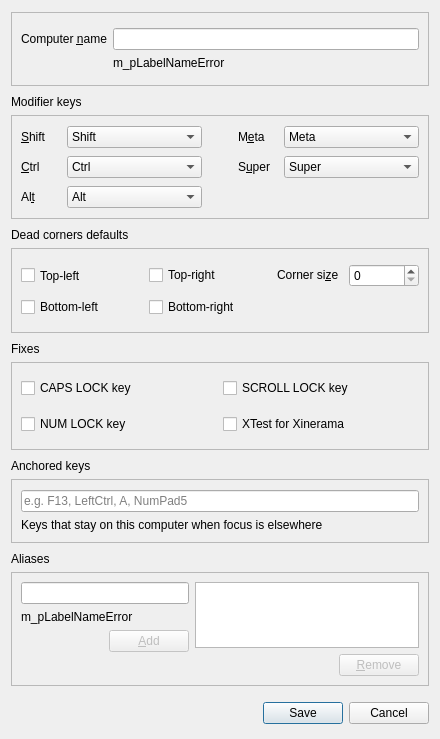
<?xml version="1.0" encoding="UTF-8"?>
<ui version="4.0">
 <class>ScreenSettingsDialogBase</class>
 <widget class="QDialog" name="ScreenSettingsDialogBase">
  <property name="geometry">
   <rect>
    <x>0</x>
    <y>0</y>
    <width>440</width>
    <height>739</height>
   </rect>
  </property>
  <property name="sizePolicy">
   <sizepolicy hsizetype="Preferred" vsizetype="Expanding">
    <horstretch>0</horstretch>
    <verstretch>1</verstretch>
   </sizepolicy>
  </property>
  <property name="minimumSize">
   <size>
    <width>400</width>
    <height>620</height>
   </size>
  </property>
  <property name="windowTitle">
   <string>Computer settings</string>
  </property>
  <layout class="QVBoxLayout">
   <property name="spacing">
    <number>6</number>
   </property>
   <property name="leftMargin">
    <number>11</number>
   </property>
   <property name="topMargin">
    <number>12</number>
   </property>
   <property name="rightMargin">
    <number>11</number>
   </property>
   <property name="bottomMargin">
    <number>15</number>
   </property>
   <item>
    <widget class="QFrame" name="groupBox">
     <property name="frameShape">
      <enum>QFrame::StyledPanel</enum>
     </property>
     <property name="frameShadow">
      <enum>QFrame::Raised</enum>
     </property>
     <layout class="QGridLayout" name="gridLayout_4">
      <property name="topMargin">
       <number>15</number>
      </property>
      <property name="bottomMargin">
       <number>15</number>
      </property>
      <item row="0" column="0">
       <widget class="QLabel" name="label_7">
        <property name="sizePolicy">
         <sizepolicy hsizetype="Preferred" vsizetype="Fixed">
          <horstretch>0</horstretch>
          <verstretch>0</verstretch>
         </sizepolicy>
        </property>
        <property name="text">
         <string>Computer &amp;name</string>
        </property>
        <property name="buddy">
         <cstring>m_pLineEditName</cstring>
        </property>
       </widget>
      </item>
      <item row="0" column="1">
       <widget class="QLineEdit" name="m_pLineEditName">
        <property name="sizePolicy">
         <sizepolicy hsizetype="Expanding" vsizetype="Fixed">
          <horstretch>0</horstretch>
          <verstretch>0</verstretch>
         </sizepolicy>
        </property>
        <property name="maxLength">
         <number>255</number>
        </property>
       </widget>
      </item>
      <item row="1" column="1">
       <widget class="QLabel" name="m_pLabelNameError">
        <property name="sizePolicy">
         <sizepolicy hsizetype="Preferred" vsizetype="Fixed">
          <horstretch>0</horstretch>
          <verstretch>0</verstretch>
         </sizepolicy>
        </property>
        <property name="minimumSize">
         <size>
          <width>0</width>
          <height>0</height>
         </size>
        </property>
        <property name="text">
         <string>m_pLabelNameError</string>
        </property>
        <property name="alignment">
         <set>Qt::AlignLeading|Qt::AlignLeft|Qt::AlignVCenter</set>
        </property>
       </widget>
      </item>
     </layout>
    </widget>
   </item>
   <item>
    <spacer name="verticalSpacer_2">
     <property name="orientation">
      <enum>Qt::Vertical</enum>
     </property>
     <property name="sizeType">
      <enum>QSizePolicy::Fixed</enum>
     </property>
     <property name="sizeHint" stdset="0">
      <size>
       <width>20</width>
       <height>3</height>
      </size>
     </property>
    </spacer>
   </item>
   <item>
    <widget class="QLabel" name="m_pLlabelModifierKeys">
     <property name="sizePolicy">
      <sizepolicy hsizetype="Preferred" vsizetype="Fixed">
       <horstretch>0</horstretch>
       <verstretch>0</verstretch>
      </sizepolicy>
     </property>
     <property name="text">
      <string>Modifier keys</string>
     </property>
    </widget>
   </item>
   <item>
    <widget class="QFrame" name="m_pGroupModifiers">
     <property name="frameShape">
      <enum>QFrame::StyledPanel</enum>
     </property>
     <property name="frameShadow">
      <enum>QFrame::Raised</enum>
     </property>
     <layout class="QGridLayout" name="gridLayout">
      <property name="topMargin">
       <number>10</number>
      </property>
      <property name="bottomMargin">
       <number>10</number>
      </property>
      <property name="verticalSpacing">
       <number>8</number>
      </property>
      <item row="0" column="4">
       <widget class="QLabel" name="label_5">
        <property name="maximumSize">
         <size>
          <width>40</width>
          <height>16777215</height>
         </size>
        </property>
        <property name="text">
         <string>M&amp;eta</string>
        </property>
        <property name="buddy">
         <cstring>m_pComboBoxMeta</cstring>
        </property>
       </widget>
      </item>
      <item row="0" column="1">
       <widget class="QComboBox" name="m_pComboBoxShift">
        <item>
         <property name="text">
          <string>Shift</string>
         </property>
        </item>
        <item>
         <property name="text">
          <string>Ctrl</string>
         </property>
        </item>
        <item>
         <property name="text">
          <string>Alt</string>
         </property>
        </item>
        <item>
         <property name="text">
          <string>Meta</string>
         </property>
        </item>
        <item>
         <property name="text">
          <string>Super</string>
         </property>
        </item>
        <item>
         <property name="text">
          <string>None</string>
         </property>
        </item>
       </widget>
      </item>
      <item row="1" column="1">
       <widget class="QComboBox" name="m_pComboBoxCtrl">
        <property name="currentIndex">
         <number>1</number>
        </property>
        <item>
         <property name="text">
          <string>Shift</string>
         </property>
        </item>
        <item>
         <property name="text">
          <string>Ctrl</string>
         </property>
        </item>
        <item>
         <property name="text">
          <string>Alt</string>
         </property>
        </item>
        <item>
         <property name="text">
          <string>Meta</string>
         </property>
        </item>
        <item>
         <property name="text">
          <string>Super</string>
         </property>
        </item>
        <item>
         <property name="text">
          <string>None</string>
         </property>
        </item>
       </widget>
      </item>
      <item row="2" column="0">
       <widget class="QLabel" name="label_4">
        <property name="text">
         <string>Al&amp;t</string>
        </property>
        <property name="buddy">
         <cstring>m_pComboBoxAlt</cstring>
        </property>
       </widget>
      </item>
      <item row="0" column="3">
       <spacer name="horizontalSpacer">
        <property name="orientation">
         <enum>Qt::Horizontal</enum>
        </property>
        <property name="sizeType">
         <enum>QSizePolicy::Fixed</enum>
        </property>
        <property name="sizeHint" stdset="0">
         <size>
          <width>30</width>
          <height>20</height>
         </size>
        </property>
       </spacer>
      </item>
      <item row="1" column="0">
       <widget class="QLabel" name="label_3">
        <property name="text">
         <string>&amp;Ctrl</string>
        </property>
        <property name="buddy">
         <cstring>m_pComboBoxCtrl</cstring>
        </property>
       </widget>
      </item>
      <item row="0" column="0">
       <widget class="QLabel" name="label_2">
        <property name="maximumSize">
         <size>
          <width>40</width>
          <height>16777215</height>
         </size>
        </property>
        <property name="text">
         <string>&amp;Shift</string>
        </property>
        <property name="buddy">
         <cstring>m_pComboBoxShift</cstring>
        </property>
       </widget>
      </item>
      <item row="2" column="1">
       <widget class="QComboBox" name="m_pComboBoxAlt">
        <property name="currentIndex">
         <number>2</number>
        </property>
        <item>
         <property name="text">
          <string>Shift</string>
         </property>
        </item>
        <item>
         <property name="text">
          <string>Ctrl</string>
         </property>
        </item>
        <item>
         <property name="text">
          <string>Alt</string>
         </property>
        </item>
        <item>
         <property name="text">
          <string>Meta</string>
         </property>
        </item>
        <item>
         <property name="text">
          <string>Super</string>
         </property>
        </item>
        <item>
         <property name="text">
          <string>None</string>
         </property>
        </item>
       </widget>
      </item>
      <item row="0" column="5">
       <widget class="QComboBox" name="m_pComboBoxMeta">
        <property name="currentIndex">
         <number>3</number>
        </property>
        <item>
         <property name="text">
          <string>Shift</string>
         </property>
        </item>
        <item>
         <property name="text">
          <string>Ctrl</string>
         </property>
        </item>
        <item>
         <property name="text">
          <string>Alt</string>
         </property>
        </item>
        <item>
         <property name="text">
          <string>Meta</string>
         </property>
        </item>
        <item>
         <property name="text">
          <string>Super</string>
         </property>
        </item>
        <item>
         <property name="text">
          <string>None</string>
         </property>
        </item>
       </widget>
      </item>
      <item row="1" column="4">
       <widget class="QLabel" name="label_6">
        <property name="text">
         <string>S&amp;uper</string>
        </property>
        <property name="buddy">
         <cstring>m_pComboBoxSuper</cstring>
        </property>
       </widget>
      </item>
      <item row="1" column="5">
       <widget class="QComboBox" name="m_pComboBoxSuper">
        <property name="currentIndex">
         <number>4</number>
        </property>
        <item>
         <property name="text">
          <string>Shift</string>
         </property>
        </item>
        <item>
         <property name="text">
          <string>Ctrl</string>
         </property>
        </item>
        <item>
         <property name="text">
          <string>Alt</string>
         </property>
        </item>
        <item>
         <property name="text">
          <string>Meta</string>
         </property>
        </item>
        <item>
         <property name="text">
          <string>Super</string>
         </property>
        </item>
        <item>
         <property name="text">
          <string>None</string>
         </property>
        </item>
       </widget>
      </item>
     </layout>
    </widget>
   </item>
   <item>
    <spacer name="verticalSpacer_4">
     <property name="orientation">
      <enum>Qt::Vertical</enum>
     </property>
     <property name="sizeType">
      <enum>QSizePolicy::Fixed</enum>
     </property>
     <property name="sizeHint" stdset="0">
      <size>
       <width>20</width>
       <height>3</height>
      </size>
     </property>
    </spacer>
   </item>
   <item>
    <widget class="QLabel" name="m_pLabelDeadCorners">
     <property name="sizePolicy">
      <sizepolicy hsizetype="Preferred" vsizetype="Fixed">
       <horstretch>0</horstretch>
       <verstretch>0</verstretch>
      </sizepolicy>
     </property>
     <property name="text">
      <string>Dead corners defaults</string>
     </property>
    </widget>
   </item>
   <item>
    <widget class="QFrame" name="m_pGroupSwitchCorners">
     <property name="sizePolicy">
      <sizepolicy hsizetype="Preferred" vsizetype="Preferred">
       <horstretch>0</horstretch>
       <verstretch>0</verstretch>
      </sizepolicy>
     </property>
     <property name="frameShape">
      <enum>QFrame::StyledPanel</enum>
     </property>
     <property name="frameShadow">
      <enum>QFrame::Raised</enum>
     </property>
     <layout class="QGridLayout" name="gridLayout_2" rowstretch="0,0" columnstretch="0,0,0,0">
      <property name="sizeConstraint">
       <enum>QLayout::SetDefaultConstraint</enum>
      </property>
      <property name="topMargin">
       <number>15</number>
      </property>
      <property name="bottomMargin">
       <number>15</number>
      </property>
      <property name="spacing">
       <number>10</number>
      </property>
      <item row="0" column="0">
       <widget class="QCheckBox" name="m_pCheckBoxCornerTopLeft">
        <property name="sizePolicy">
         <sizepolicy hsizetype="Expanding" vsizetype="Preferred">
          <horstretch>0</horstretch>
          <verstretch>0</verstretch>
         </sizepolicy>
        </property>
        <property name="minimumSize">
         <size>
          <width>0</width>
          <height>0</height>
         </size>
        </property>
        <property name="text">
         <string>Top-left</string>
        </property>
       </widget>
      </item>
      <item row="1" column="1">
       <widget class="QCheckBox" name="m_pCheckBoxCornerBottomRight">
        <property name="sizePolicy">
         <sizepolicy hsizetype="Expanding" vsizetype="Maximum">
          <horstretch>0</horstretch>
          <verstretch>0</verstretch>
         </sizepolicy>
        </property>
        <property name="minimumSize">
         <size>
          <width>0</width>
          <height>0</height>
         </size>
        </property>
        <property name="text">
         <string>Bottom-right</string>
        </property>
       </widget>
      </item>
      <item row="0" column="1">
       <widget class="QCheckBox" name="m_pCheckBoxCornerTopRight">
        <property name="sizePolicy">
         <sizepolicy hsizetype="Expanding" vsizetype="Maximum">
          <horstretch>0</horstretch>
          <verstretch>0</verstretch>
         </sizepolicy>
        </property>
        <property name="minimumSize">
         <size>
          <width>0</width>
          <height>0</height>
         </size>
        </property>
        <property name="text">
         <string>Top-right</string>
        </property>
        <property name="autoRepeatInterval">
         <number>100</number>
        </property>
       </widget>
      </item>
      <item row="0" column="2">
       <widget class="QLabel" name="label">
        <property name="sizePolicy">
         <sizepolicy hsizetype="Fixed" vsizetype="Fixed">
          <horstretch>0</horstretch>
          <verstretch>0</verstretch>
         </sizepolicy>
        </property>
        <property name="text">
         <string>Corner si&amp;ze</string>
        </property>
        <property name="buddy">
         <cstring>m_pSpinBoxSwitchCornerSize</cstring>
        </property>
       </widget>
      </item>
      <item row="1" column="0">
       <widget class="QCheckBox" name="m_pCheckBoxCornerBottomLeft">
        <property name="sizePolicy">
         <sizepolicy hsizetype="Fixed" vsizetype="Minimum">
          <horstretch>0</horstretch>
          <verstretch>0</verstretch>
         </sizepolicy>
        </property>
        <property name="minimumSize">
         <size>
          <width>0</width>
          <height>0</height>
         </size>
        </property>
        <property name="text">
         <string>Bottom-left</string>
        </property>
       </widget>
      </item>
      <item row="0" column="3">
       <widget class="QSpinBox" name="m_pSpinBoxSwitchCornerSize">
        <property name="sizePolicy">
         <sizepolicy hsizetype="Preferred" vsizetype="Fixed">
          <horstretch>0</horstretch>
          <verstretch>0</verstretch>
         </sizepolicy>
        </property>
        <property name="minimumSize">
         <size>
          <width>70</width>
          <height>0</height>
         </size>
        </property>
       </widget>
      </item>
     </layout>
    </widget>
   </item>
   <item>
    <spacer name="verticalSpacer_6">
     <property name="orientation">
      <enum>Qt::Vertical</enum>
     </property>
     <property name="sizeType">
      <enum>QSizePolicy::Fixed</enum>
     </property>
     <property name="sizeHint" stdset="0">
      <size>
       <width>20</width>
       <height>3</height>
      </size>
     </property>
    </spacer>
   </item>
   <item>
    <widget class="QLabel" name="m_LabelFixes">
     <property name="sizePolicy">
      <sizepolicy hsizetype="Preferred" vsizetype="Fixed">
       <horstretch>0</horstretch>
       <verstretch>0</verstretch>
      </sizepolicy>
     </property>
     <property name="text">
      <string>Fixes</string>
     </property>
    </widget>
   </item>
   <item>
    <widget class="QFrame" name="m_pGroupFixes">
     <property name="frameShape">
      <enum>QFrame::StyledPanel</enum>
     </property>
     <property name="frameShadow">
      <enum>QFrame::Raised</enum>
     </property>
     <layout class="QGridLayout" name="gridLayout_3">
      <property name="topMargin">
       <number>15</number>
      </property>
      <property name="bottomMargin">
       <number>15</number>
      </property>
      <property name="verticalSpacing">
       <number>16</number>
      </property>
      <item row="0" column="0">
       <widget class="QCheckBox" name="m_pCheckBoxCapsLock">
        <property name="sizePolicy">
         <sizepolicy hsizetype="Minimum" vsizetype="Preferred">
          <horstretch>0</horstretch>
          <verstretch>0</verstretch>
         </sizepolicy>
        </property>
        <property name="text">
         <string>CAPS LOCK key</string>
        </property>
       </widget>
      </item>
      <item row="1" column="0">
       <widget class="QCheckBox" name="m_pCheckBoxNumLock">
        <property name="sizePolicy">
         <sizepolicy hsizetype="Minimum" vsizetype="Preferred">
          <horstretch>0</horstretch>
          <verstretch>0</verstretch>
         </sizepolicy>
        </property>
        <property name="text">
         <string>NUM LOCK key</string>
        </property>
       </widget>
      </item>
      <item row="0" column="1">
       <widget class="QCheckBox" name="m_pCheckBoxScrollLock">
        <property name="sizePolicy">
         <sizepolicy hsizetype="Minimum" vsizetype="Preferred">
          <horstretch>0</horstretch>
          <verstretch>0</verstretch>
         </sizepolicy>
        </property>
        <property name="text">
         <string>SCROLL LOCK key</string>
        </property>
       </widget>
      </item>
      <item row="1" column="1">
       <widget class="QCheckBox" name="m_pCheckBoxXTest">
        <property name="sizePolicy">
         <sizepolicy hsizetype="Minimum" vsizetype="Preferred">
          <horstretch>0</horstretch>
          <verstretch>0</verstretch>
         </sizepolicy>
        </property>
        <property name="text">
         <string>XTest for Xinerama</string>
        </property>
        <property name="checked">
         <bool>false</bool>
        </property>
       </widget>
      </item>
     </layout>
    </widget>
   </item>
   <item>
    <spacer name="verticalSpacer_8">
     <property name="orientation">
      <enum>Qt::Vertical</enum>
     </property>
     <property name="sizeType">
      <enum>QSizePolicy::Fixed</enum>
     </property>
     <property name="sizeHint" stdset="0">
      <size>
       <width>20</width>
       <height>3</height>
      </size>
     </property>
    </spacer>
   </item>
   <item>
    <widget class="QLabel" name="m_pLabelAnchoredKeys">
     <property name="sizePolicy">
      <sizepolicy hsizetype="Preferred" vsizetype="Fixed">
       <horstretch>0</horstretch>
       <verstretch>0</verstretch>
      </sizepolicy>
     </property>
     <property name="text">
      <string>Anchored keys</string>
     </property>
    </widget>
   </item>
   <item>
    <widget class="QFrame" name="m_pGroupAnchoredKeys">
     <property name="frameShape">
      <enum>QFrame::StyledPanel</enum>
     </property>
     <property name="frameShadow">
      <enum>QFrame::Raised</enum>
     </property>
     <layout class="QVBoxLayout" name="verticalLayoutAnchoredKeys">
      <property name="topMargin">
       <number>10</number>
      </property>
      <property name="bottomMargin">
       <number>10</number>
      </property>
      <item>
       <widget class="QLineEdit" name="m_pLineEditAnchoredKeys">
        <property name="placeholderText">
         <string>e.g. F13, LeftCtrl, A, NumPad5</string>
        </property>
       </widget>
      </item>
      <item>
       <widget class="QLabel" name="m_pLabelAnchoredKeysHelp">
        <property name="text">
         <string>Keys that stay on this computer when focus is elsewhere</string>
        </property>
        <property name="wordWrap">
         <bool>true</bool>
        </property>
       </widget>
      </item>
     </layout>
    </widget>
   </item>
   <item>
    <spacer name="verticalSpacer_10">
     <property name="orientation">
      <enum>Qt::Vertical</enum>
     </property>
     <property name="sizeType">
      <enum>QSizePolicy::Fixed</enum>
     </property>
     <property name="sizeHint" stdset="0">
      <size>
       <width>20</width>
       <height>3</height>
      </size>
     </property>
    </spacer>
   </item>
   <item>
    <widget class="QLabel" name="m_pLabelAliases">
     <property name="sizePolicy">
      <sizepolicy hsizetype="Preferred" vsizetype="Fixed">
       <horstretch>0</horstretch>
       <verstretch>0</verstretch>
      </sizepolicy>
     </property>
     <property name="text">
      <string>Aliases</string>
     </property>
    </widget>
   </item>
   <item>
    <widget class="QFrame" name="m_pGroupAliases">
     <property name="frameShape">
      <enum>QFrame::StyledPanel</enum>
     </property>
     <property name="frameShadow">
      <enum>QFrame::Raised</enum>
     </property>
     <layout class="QHBoxLayout" name="horizontalLayout">
      <property name="sizeConstraint">
       <enum>QLayout::SetDefaultConstraint</enum>
      </property>
      <item>
       <layout class="QGridLayout" name="gridLayout_5">
        <property name="topMargin">
         <number>0</number>
        </property>
        <property name="verticalSpacing">
         <number>6</number>
        </property>
        <item row="2" column="0">
         <spacer name="horizontalSpacer_3">
          <property name="orientation">
           <enum>Qt::Horizontal</enum>
          </property>
          <property name="sizeHint" stdset="0">
           <size>
            <width>40</width>
            <height>20</height>
           </size>
          </property>
         </spacer>
        </item>
        <item row="2" column="1">
         <widget class="QPushButton" name="m_pButtonAddAlias">
          <property name="enabled">
           <bool>false</bool>
          </property>
          <property name="text">
           <string>&amp;Add</string>
          </property>
         </widget>
        </item>
        <item row="0" column="0" colspan="2">
         <widget class="QLineEdit" name="m_pLineEditAlias">
          <property name="sizePolicy">
           <sizepolicy hsizetype="Expanding" vsizetype="Fixed">
            <horstretch>0</horstretch>
            <verstretch>0</verstretch>
           </sizepolicy>
          </property>
          <property name="minimumSize">
           <size>
            <width>168</width>
            <height>20</height>
           </size>
          </property>
          <property name="maxLength">
           <number>255</number>
          </property>
         </widget>
        </item>
        <item row="1" column="0" colspan="2">
         <widget class="QLabel" name="m_pLabelAliasError">
          <property name="sizePolicy">
           <sizepolicy hsizetype="Minimum" vsizetype="Maximum">
            <horstretch>0</horstretch>
            <verstretch>0</verstretch>
           </sizepolicy>
          </property>
          <property name="minimumSize">
           <size>
            <width>0</width>
            <height>0</height>
           </size>
          </property>
          <property name="maximumSize">
           <size>
            <width>16777215</width>
            <height>16777215</height>
           </size>
          </property>
          <property name="text">
           <string>m_pLabelNameError</string>
          </property>
          <property name="wordWrap">
           <bool>true</bool>
          </property>
         </widget>
        </item>
        <item row="3" column="0" colspan="2">
         <spacer name="verticalSpacer">
          <property name="orientation">
           <enum>Qt::Vertical</enum>
          </property>
          <property name="sizeHint" stdset="0">
           <size>
            <width>20</width>
            <height>0</height>
           </size>
          </property>
         </spacer>
        </item>
       </layout>
      </item>
      <item>
       <layout class="QGridLayout" name="gridLayout_7">
        <property name="topMargin">
         <number>0</number>
        </property>
        <property name="verticalSpacing">
         <number>6</number>
        </property>
        <item row="0" column="0" colspan="2">
         <widget class="QListWidget" name="m_pListAliases">
          <property name="sizePolicy">
           <sizepolicy hsizetype="Preferred" vsizetype="Expanding">
            <horstretch>0</horstretch>
            <verstretch>0</verstretch>
           </sizepolicy>
          </property>
          <property name="minimumSize">
           <size>
            <width>0</width>
            <height>0</height>
           </size>
          </property>
          <property name="maximumSize">
           <size>
            <width>16777215</width>
            <height>16777215</height>
           </size>
          </property>
          <property name="selectionMode">
           <enum>QAbstractItemView::ExtendedSelection</enum>
          </property>
         </widget>
        </item>
        <item row="1" column="1">
         <widget class="QPushButton" name="m_pButtonRemoveAlias">
          <property name="enabled">
           <bool>false</bool>
          </property>
          <property name="text">
           <string>&amp;Remove</string>
          </property>
         </widget>
        </item>
        <item row="1" column="0">
         <spacer name="horizontalSpacer_2">
          <property name="orientation">
           <enum>Qt::Horizontal</enum>
          </property>
          <property name="sizeHint" stdset="0">
           <size>
            <width>40</width>
            <height>0</height>
           </size>
          </property>
         </spacer>
        </item>
        <item row="2" column="1">
         <spacer name="verticalSpacer_3">
          <property name="orientation">
           <enum>Qt::Vertical</enum>
          </property>
          <property name="sizeHint" stdset="0">
           <size>
            <width>20</width>
            <height>40</height>
           </size>
          </property>
         </spacer>
        </item>
       </layout>
      </item>
     </layout>
    </widget>
   </item>
   <item>
    <spacer name="verticalSpacer_9">
     <property name="orientation">
      <enum>Qt::Vertical</enum>
     </property>
     <property name="sizeType">
      <enum>QSizePolicy::Fixed</enum>
     </property>
     <property name="sizeHint" stdset="0">
      <size>
       <width>20</width>
       <height>10</height>
      </size>
     </property>
    </spacer>
   </item>
   <item>
    <widget class="QDialogButtonBox" name="m_pButtonBox">
     <property name="minimumSize">
      <size>
       <width>0</width>
       <height>0</height>
      </size>
     </property>
     <property name="orientation">
      <enum>Qt::Horizontal</enum>
     </property>
     <property name="standardButtons">
      <set>QDialogButtonBox::Cancel|QDialogButtonBox::Save</set>
     </property>
    </widget>
   </item>
  </layout>
 </widget>
 <resources/>
 <connections>
  <connection>
   <sender>m_pButtonBox</sender>
   <signal>accepted()</signal>
   <receiver>ScreenSettingsDialogBase</receiver>
   <slot>accept()</slot>
   <hints>
    <hint type="sourcelabel">
     <x>222</x>
     <y>502</y>
    </hint>
    <hint type="destinationlabel">
     <x>157</x>
     <y>274</y>
    </hint>
   </hints>
  </connection>
  <connection>
   <sender>m_pButtonBox</sender>
   <signal>rejected()</signal>
   <receiver>ScreenSettingsDialogBase</receiver>
   <slot>reject()</slot>
   <hints>
    <hint type="sourcelabel">
     <x>290</x>
     <y>508</y>
    </hint>
    <hint type="destinationlabel">
     <x>286</x>
     <y>274</y>
    </hint>
   </hints>
  </connection>
 </connections>
</ui>
